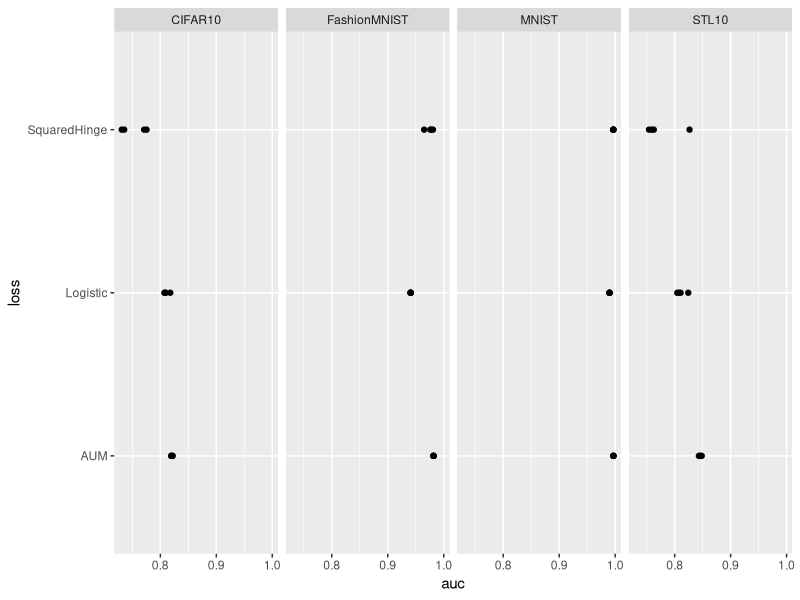
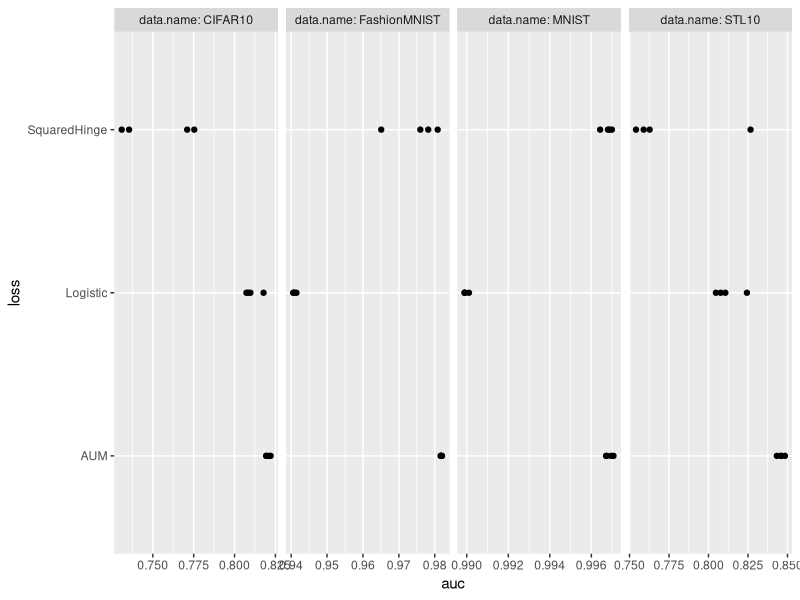
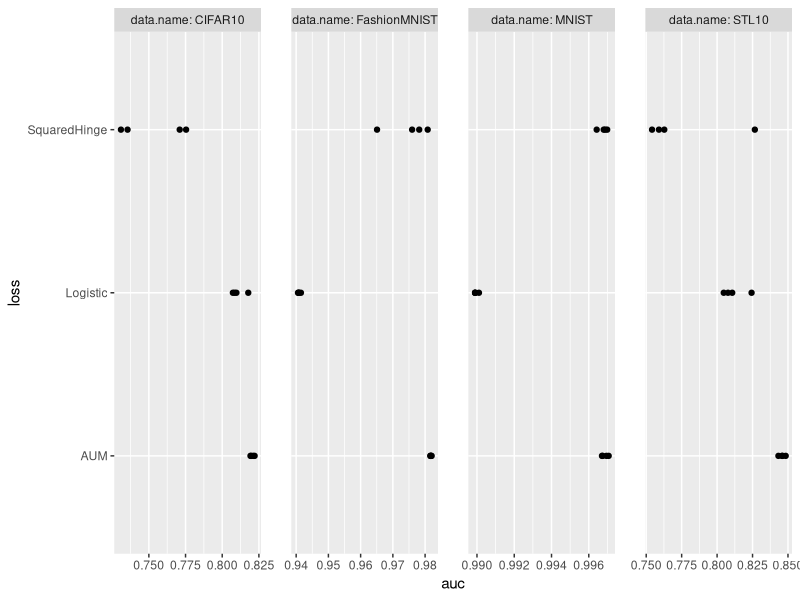
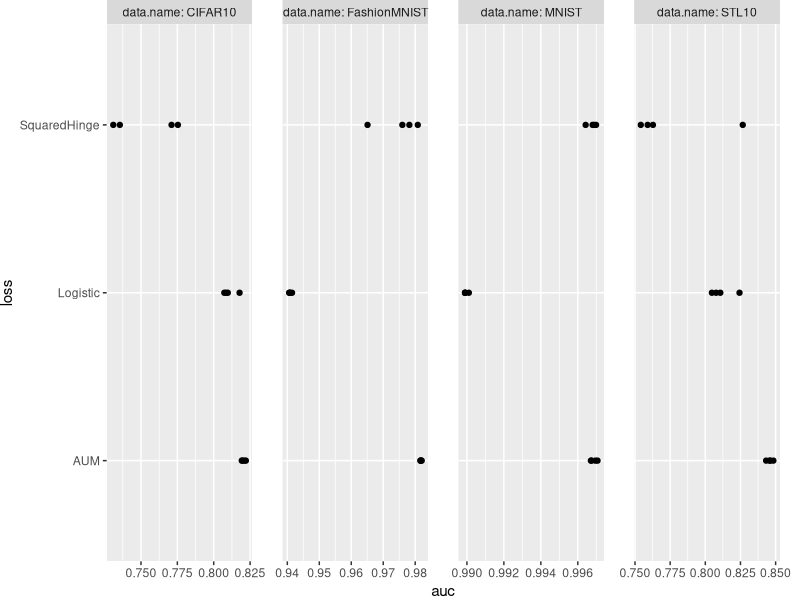
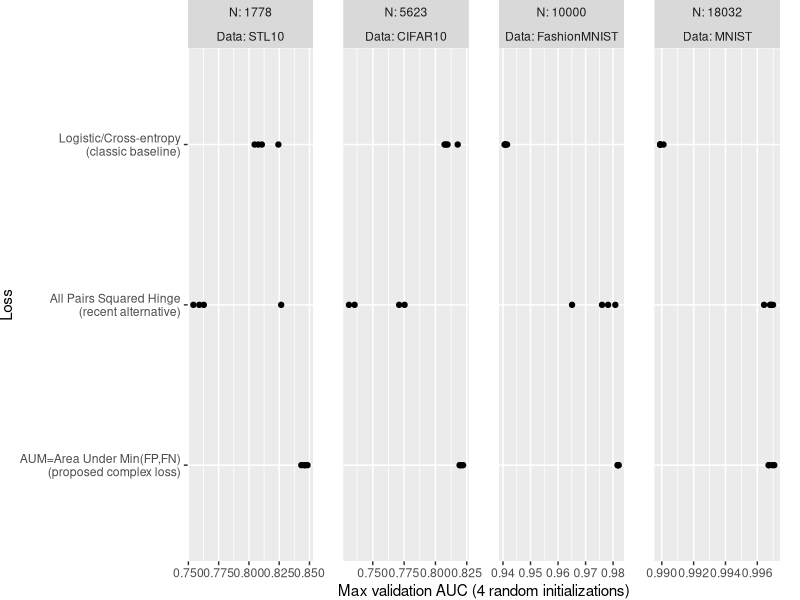
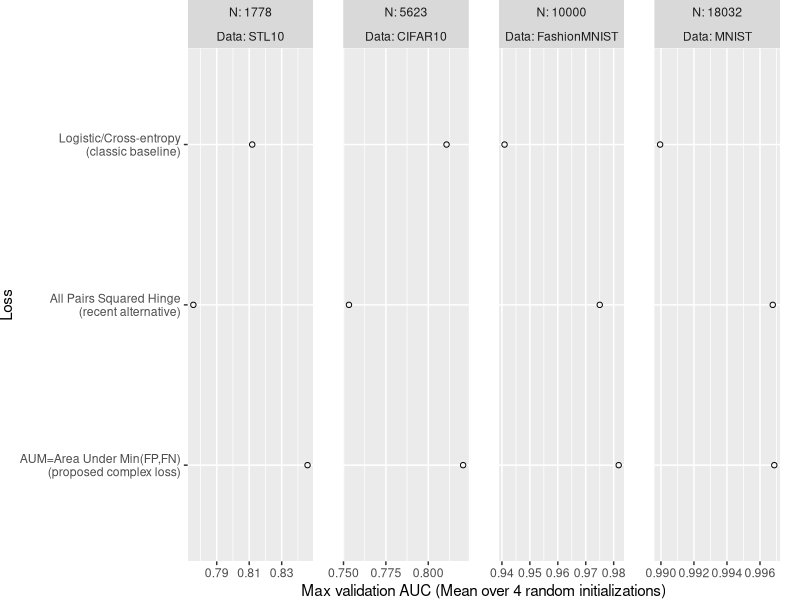
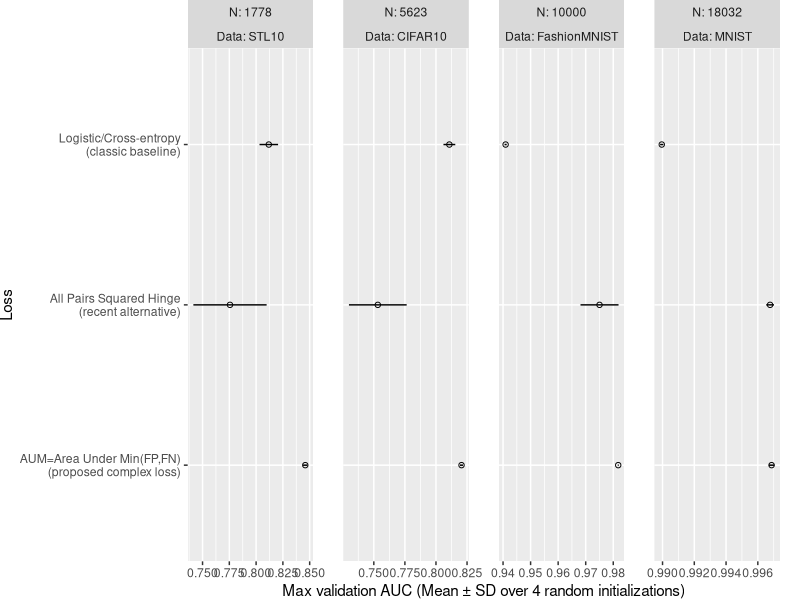
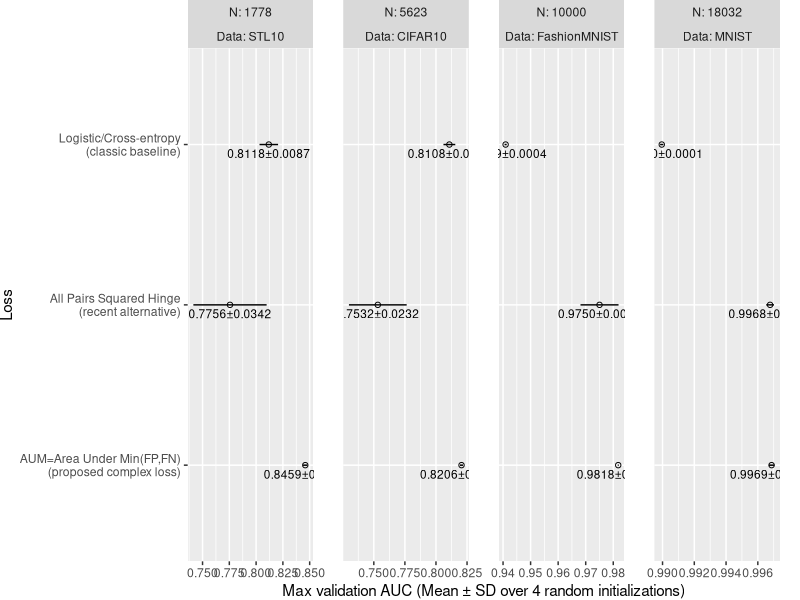

These charts were generated, in order, by the following R code:
## ---- chunk 1
repo.dir <- normalizePath("..")
post.id <- "2024-08-30-viz-pred-err"
fig.path <- file.path(repo.dir, "assets", "img", post.id)
knitr::opts_chunk$set(
  dpi=100,
  fig.path=paste0(fig.path, "/"),
  fig.width=10,
  fig.process=function(path)sub(repo.dir, "", path, fixed=TRUE),
  fig.height=2)
options(width=120)
if(FALSE){
  knitr::knit(paste0(post.id, ".Rmd"))
}
## ---- chunk 2
library(data.table)
(best.dt <- fread("../assets/data_Classif_batchtools_best_valid.csv"))
## ---- chunk 3
library(ggplot2)
ggplot()+
  geom_point(aes(
    auc, loss),
    data=best.dt)+
  facet_grid(. ~ data.name)
## ---- chunk 4
ggplot()+
  geom_point(aes(
    auc, loss),
    data=best.dt)+
  facet_grid(. ~ data.name, scales="free", labeller=label_both)
## ---- chunk 5
ggplot()+
  geom_point(aes(
    auc, loss),
    data=best.dt)+
  facet_grid(. ~ data.name, scales="free", labeller=label_both)+
  theme(
    panel.spacing=grid::unit(1.5, "lines"))
## ---- chunk 6
ggplot()+
  geom_point(aes(
    auc, loss),
    data=best.dt)+
  facet_grid(. ~ data.name, scales="free", labeller=label_both)+
  theme(
    plot.margin=grid::unit(c(0,1,0,0), "lines"),
    panel.spacing=grid::unit(1.5, "lines"))
## ---- chunk 7
loss2show <- rev(c(
  Logistic="Logistic/Cross-entropy\n(classic baseline)",
  SquaredHinge="All Pairs Squared Hinge\n(recent alternative)",
  AUM="AUM=Area Under Min(FP,FN)\n(proposed complex loss)",
  NULL))
Loss_factor <- function(L){
  factor(L, names(loss2show), loss2show)
}
best.dt[, `:=`(
  Loss = Loss_factor(loss),
  Data = data.name
)]
ggplot()+
  geom_point(aes(
    auc, Loss),
    data=best.dt)+
  facet_grid(. ~ N + Data, scales="free", labeller=label_both)+
  scale_x_continuous(
    "Max validation AUC (4 random initializations)")+
  theme(
    plot.margin=grid::unit(c(0,1,0,0), "lines"),
    panel.spacing=grid::unit(1.5, "lines"))
## ---- chunk 8
(best.wide <- dcast(
  best.dt,
  N + Data + Loss ~ .,
  list(mean, sd, length, min, max),
  value.var=c("auc","step_number")))
## ---- chunk 9
ggplot()+
  theme(
    plot.margin=grid::unit(c(0,1,0,0), "lines"),
    panel.spacing=grid::unit(1.5, "lines"))+
  geom_point(aes(
    auc_mean, Loss),
    shape=1,
    data=best.wide)+
  facet_grid(. ~ N + Data, labeller=label_both, scales="free")+
  scale_x_continuous(
    "Max validation AUC (Mean over 4 random initializations)")
## ---- chunk 10
best.wide[, `:=`(
  lo = auc_mean-auc_sd,
  hi = auc_mean+auc_sd
)]
ggplot()+
  theme(
    plot.margin=grid::unit(c(0,1,0,0), "lines"),
    panel.spacing=grid::unit(1.5, "lines"))+
  geom_point(aes(
    auc_mean, Loss),
    shape=1,
    data=best.wide)+
  geom_segment(aes(
    lo, Loss,
    xend=hi, yend=Loss),
    data=best.wide)+
  facet_grid(. ~ N + Data, labeller=label_both, scales="free")+
  scale_x_continuous(
    "Max validation AUC (Mean ± SD over 4 random initializations)")
## ---- chunk 11
ggplot()+
  theme(
    plot.margin=grid::unit(c(0,1,0,0), "lines"),
    panel.spacing=grid::unit(1.5, "lines"))+
  geom_point(aes(
    auc_mean, Loss),
    shape=1,
    data=best.wide)+
  geom_segment(aes(
    lo, Loss,
    xend=hi, yend=Loss),
    data=best.wide)+
  geom_text(aes(
    auc_mean, Loss,
    label=sprintf(
      "%.4f±%.4f", auc_mean, auc_sd)),
    size=3,
    vjust=1.5,
    data=best.wide)+
  facet_grid(. ~ N + Data, labeller=label_both, scales="free")+
  scale_x_continuous(
    "Max validation AUC (Mean ± SD over 4 random initializations)")
## ---- chunk 12
best.wide[
, mid := (min(lo)+max(hi))/2
, by=Data]
ggplot()+
  theme(
    plot.margin=grid::unit(c(0,1,0,0), "lines"),
    panel.spacing=grid::unit(1.5, "lines"))+
  geom_point(aes(
    auc_mean, Loss),
    shape=1,
    data=best.wide)+
  geom_segment(aes(
    lo, Loss,
    xend=hi, yend=Loss),
    data=best.wide)+
  geom_text(aes(
    auc_mean, Loss,
    hjust=ifelse(auc_mean<mid, 0, 1),
    label=sprintf(
      "%.4f±%.4f", auc_mean, auc_sd)),
    size=3,
    vjust=1.5,
    data=best.wide)+
  facet_grid(. ~ N + Data, labeller=label_both, scales="free")+
  scale_x_continuous(
    "Max validation AUC (Mean ± SD over 4 random initializations)")
## ---- chunk 13
(best.two <- best.wide[
  order(N,-auc_mean)
][
, rank := rank(-auc_mean)
, by=.(N,Data)
][rank <= 2, .(N,Data,Loss,auc_mean,rank)])
## ---- chunk 14
(best.two.join <- best.dt[best.two, .(N,Data,Loss,rank,seed,auc), on=.(N,Data,Loss)])
## ---- chunk 15
(best.two.wide <- dcast(best.two.join, N+Data+seed~rank, value.var="auc"))
## ---- chunk 16
(test.dt <- best.two.wide[, {
  paired <- t.test(`1`, `2`, alternative="greater", paired=TRUE)
  unpaired <- t.test(`1`, `2`, alternative="greater", paired=FALSE)
  data.table(
    mean.of.diff=paired$estimate, p.paired=paired$p.value,
    m1=unpaired$estimate[1], m2=unpaired$estimate[2], p.unpaired=unpaired$p.value)
}, by=.(N,Data)])
## ---- chunk 17
p.color <- "red"
text.size <- 3
ggplot()+
  theme_bw()+
  theme(
    plot.margin=grid::unit(c(0,1,0,0), "lines"),
    panel.spacing=grid::unit(1.5, "lines"))+
  geom_rect(aes(
    xmin=m2, xmax=m1,
    ymin=-Inf, ymax=Inf),
    fill=p.color,
    alpha=0.5,
    data=test.dt)+
  geom_text(aes(
    m1, Inf, label=sprintf("Diff=%.4f P=%.4f ", mean.of.diff, p.paired)),
    data=test.dt,
    size=text.size,
    vjust=1.2,
    hjust=1)+
  geom_point(aes(
    auc_mean, Loss),
    shape=1,
    data=best.wide)+
  geom_segment(aes(
    lo, Loss,
    xend=hi, yend=Loss),
    data=best.wide)+
  geom_text(aes(
    auc_mean, Loss,
    hjust=ifelse(auc_mean<mid, 0, 1),
    label=sprintf(
      "%.4f±%.4f", auc_mean, auc_sd)),
    size=text.size,
    vjust=1.5,
    data=best.wide)+
  facet_grid(. ~ N + Data, labeller=label_both, scales="free")+
  scale_y_discrete(
    "Loss")+
  scale_x_continuous(
    "Max validation AUC (Mean ± SD over 4 random initializations)")
## ---- chunk 18
(best.loss.wide <- dcast(best.dt, N + Data + seed ~ loss, value.var="auc"))
## ---- chunk 19
proposed.loss <- "AUM"
(other.loss.vec <- best.dt[loss!=proposed.loss, unique(loss)])
(best.loss.tall <- melt(
  best.loss.wide,
  measure.vars=other.loss.vec,
  variable.name="other.loss",
  value.name="other.auc"))
## ---- chunk 20
(test.proposed <- best.loss.tall[, {
  paired <- t.test(AUM, other.auc, alternative="greater", paired=TRUE)
  unpaired <- t.test(AUM, other.auc, alternative="greater", paired=FALSE)
  data.table(
    mean.of.diff=paired$estimate, p.paired=paired$p.value,
    mean.proposed=unpaired$estimate[1], mean.other=unpaired$estimate[2], p.unpaired=unpaired$p.value)
}, by=.(N,Data,other.loss)])
## ---- chunk 21
test.proposed[
, other.Loss := Loss_factor(other.loss)
]
ggplot()+
  theme_bw()+
  theme(
    plot.margin=grid::unit(c(0,1,0,0), "lines"),
    panel.spacing=grid::unit(1.5, "lines"))+
  geom_segment(aes(
    mean.proposed, other.Loss,
    xend=mean.other, yend=other.Loss),
    color=p.color,
    alpha=0.5,
    linewidth=3,
    data=test.proposed)+
  geom_text(aes(
    mean.proposed, other.Loss,
    label=sprintf("Diff=%.4f P=%.4f", mean.of.diff, p.paired)),
    color=p.color,
    size=text.size,
    vjust=-0.5,
    hjust=1,
    data=test.proposed)+
  geom_point(aes(
    auc_mean, Loss),
    shape=1,
    data=best.wide)+
  geom_segment(aes(
    lo, Loss,
    xend=hi, yend=Loss),
    data=best.wide)+
  geom_text(aes(
    auc_mean, Loss,
    hjust=ifelse(auc_mean<mid, 0, 1),
    label=sprintf(
      "%.4f±%.4f", auc_mean, auc_sd)),
    size=text.size,
    vjust=1.5,
    data=best.wide)+
  facet_grid(. ~ N + Data, labeller=label_both, scales="free")+
  scale_y_discrete(
    "Loss")+
  scale_x_continuous(
    "Max validation AUC (Mean ± SD over 4 random initializations)")
## ---- chunk 22
ggplot()+
  theme_bw()+
  theme(
    plot.margin=grid::unit(c(0,1,0,0), "lines"),
    panel.spacing=grid::unit(1.5, "lines"))+
  geom_segment(aes(
    mean.proposed, other.Loss,
    xend=mean.other, yend=other.Loss),
    color=p.color,
    alpha=0.5,
    linewidth=3,
    data=test.proposed)+
  geom_text(aes(
    mean.proposed, other.Loss,
    label=paste(
      sprintf("Diff=%.4f", mean.of.diff),
      ifelse(
        p.paired<0.0001, "P<0.0001",
        sprintf("P=%.4f", p.paired)))),
    color=p.color,
    size=text.size,
    vjust=-0.5,
    hjust=1,
    data=test.proposed)+
  geom_point(aes(
    auc_mean, Loss),
    shape=1,
    data=best.wide)+
  geom_segment(aes(
    lo, Loss,
    xend=hi, yend=Loss),
    data=best.wide)+
  geom_text(aes(
    auc_mean, Loss,
    hjust=ifelse(auc_mean<mid, 0, 1),
    label=sprintf(
      "%.4f±%.4f", auc_mean, auc_sd)),
    size=text.size,
    vjust=1.5,
    data=best.wide)+
  facet_grid(. ~ N + Data, labeller=label_both, scales="free")+
  scale_y_discrete(
    "Loss",
    drop=FALSE)+
  scale_x_continuous(
    "Max validation AUC (Mean ± SD over 4 random initializations)")
## ---- chunk 23
best.dt[, {
  proposed <- auc[loss=="AUM"]
  .SD[
    i  = loss!="AUM",
    j  = t.test(proposed, auc, alternative="g")["p.value"],
    by = loss]
}, by = .(N,Data)][order(loss,N)]
## ---- chunk 24
ggplot()+
  theme_bw()+
  theme(
    plot.margin=grid::unit(c(0,1,0,0), "lines"),
    legend.key.spacing.y=grid::unit(1, "lines"),
    axis.text.x=element_text(angle=30, hjust=1),
    panel.spacing=grid::unit(1.5, "lines"))+
  geom_point(aes(
    auc_mean, step_number_mean,
    color=Loss),
    shape=1,
    data=best.wide)+
  geom_segment(aes(
    auc_min, step_number_mean,
    color=Loss,
    xend=auc_max, yend=step_number_mean),
    data=best.wide)+
  geom_segment(aes(
    auc_mean, step_number_min,
    color=Loss,
    xend=auc_mean, yend=step_number_max),
    data=best.wide)+
  facet_grid(~N+Data, labeller=label_both, scales="free")+
  scale_y_log10(
    "Gradient descent epochs\n(using best learning rate)")+
  scale_x_continuous(
    "Best validation AUC (dot=mean, segments=range over 4 random initializations)")
## ---- chunk 25
ggplot()+
  theme_bw()+
  theme(
    plot.margin=grid::unit(c(0,1,0,0), "lines"),
    legend.key.spacing.y=grid::unit(1, "lines"),
    axis.text.x=element_text(angle=30, hjust=1),
    panel.spacing=grid::unit(1.5, "lines"))+
  geom_point(aes(
    auc_mean, step_number_mean,
    color=Loss),
    shape=1,
    data=best.wide)+
  geom_segment(aes(
    auc_min, step_number_mean,
    color=Loss,
    xend=auc_max, yend=step_number_mean),
    data=best.wide)+
  geom_segment(aes(
    auc_mean, step_number_min,
    color=Loss,
    xend=auc_mean, yend=step_number_max),
    data=best.wide)+
  facet_wrap(~N+Data, nrow=1, labeller=label_both, scales="free")+
  scale_y_log10(
    "Gradient descent epochs\n(using best learning rate)")+
  scale_x_continuous(
    "Best validation AUC (dot=mean, segments=range over 4 random initializations)")
## ---- chunk 26
dput(RColorBrewer::brewer.pal(3,"Dark2"))
loss.colors <- c("black", "#D95F02", "#7570B3")
names(loss.colors) <- loss2show
p <- function(Data,x,y)data.table(Data,x,y)
(blank.Data <- rbind(
  p("CIFAR10",0.8,100),
  p("MNIST",0.99,c(10,100000)),
  p("STL10",0.8,30)))
(blank.Data.N <- best.wide[, .(N,Data)][blank.Data, on=.(Data), mult="first"])
ggplot()+
  theme_bw()+
  theme(
    plot.margin=grid::unit(c(0,1,0,0), "lines"),
    legend.key.spacing.y=grid::unit(1, "lines"),
    axis.text.x=element_text(angle=30, hjust=1),
    panel.spacing=grid::unit(1.5, "lines"))+
  geom_blank(aes(x, y), data=blank.Data.N)+
  geom_point(aes(
    auc_mean, step_number_mean,
    color=Loss),
    shape=1,
    data=best.wide)+
  geom_segment(aes(
    auc_min, step_number_mean,
    color=Loss,
    xend=auc_max, yend=step_number_mean),
    data=best.wide)+
  geom_segment(aes(
    auc_mean, step_number_min,
    color=Loss,
    xend=auc_mean, yend=step_number_max),
    data=best.wide)+
  facet_wrap(~N+Data, nrow=1, labeller=label_both, scales="free")+
  scale_color_manual(
    values=loss.colors)+
  scale_y_log10(
    "Gradient descent epochs\n(using best learning rate)")+
  scale_x_continuous(
    "Best validation AUC (dot=mean, segments=range over 4 random initializations)")
## ---- chunk 27
sessionInfo()
